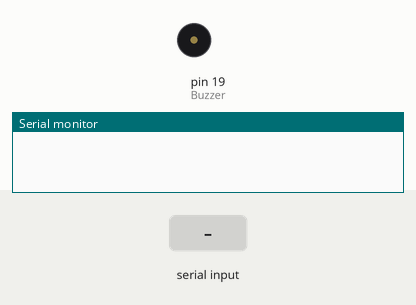
Bench run of a sketch on a simulated Arduino Uno, built with avr-gcc and run on an emulated ATmega328P. On the bench: buzzer (waves = sounding, pin HIGH), the last lines printed to the serial monitor. The inputs (shaded band) are chosen by the test bench.

Above: at 1.2 s.
1.3 s: "1\n" received over Serial
At 2.5 s:
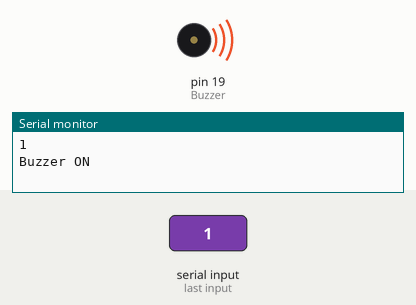
2.8 s: "0\n" received over Serial
At 3.7 s:
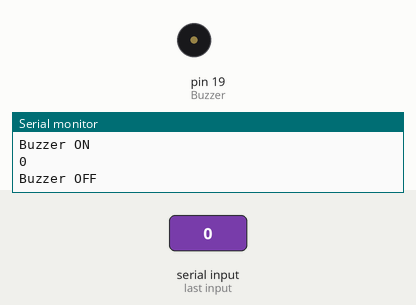
Timing chart, 0 to 5.8 s (numbered marks = the images above; inputs shaded):
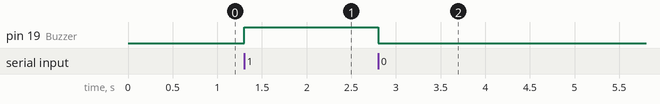

Measured:
- after the input at 1.3 s, pin 19 (Buzzer): LOW → HIGH at once
- after the input at 2.8 s, pin 19 (Buzzer): HIGH → LOW at once

The sketch:

exp1a.ino
```cpp
#define Buzzer 19

void setup() {
  Serial.begin(9600);
  pinMode(Buzzer, OUTPUT);
}

void loop() {
  if (Serial.available()) {
    String command = Serial.readStringUntil('\n');
    int myInt = command.toInt();
    Serial.println(myInt);

    if (myInt == 1) {
      digitalWrite(Buzzer, HIGH);
      Serial.println("Buzzer ON");
    }
    else if (myInt == 0) {
      digitalWrite(Buzzer, LOW);
      Serial.println("Buzzer OFF");
    }
  }
}
```
